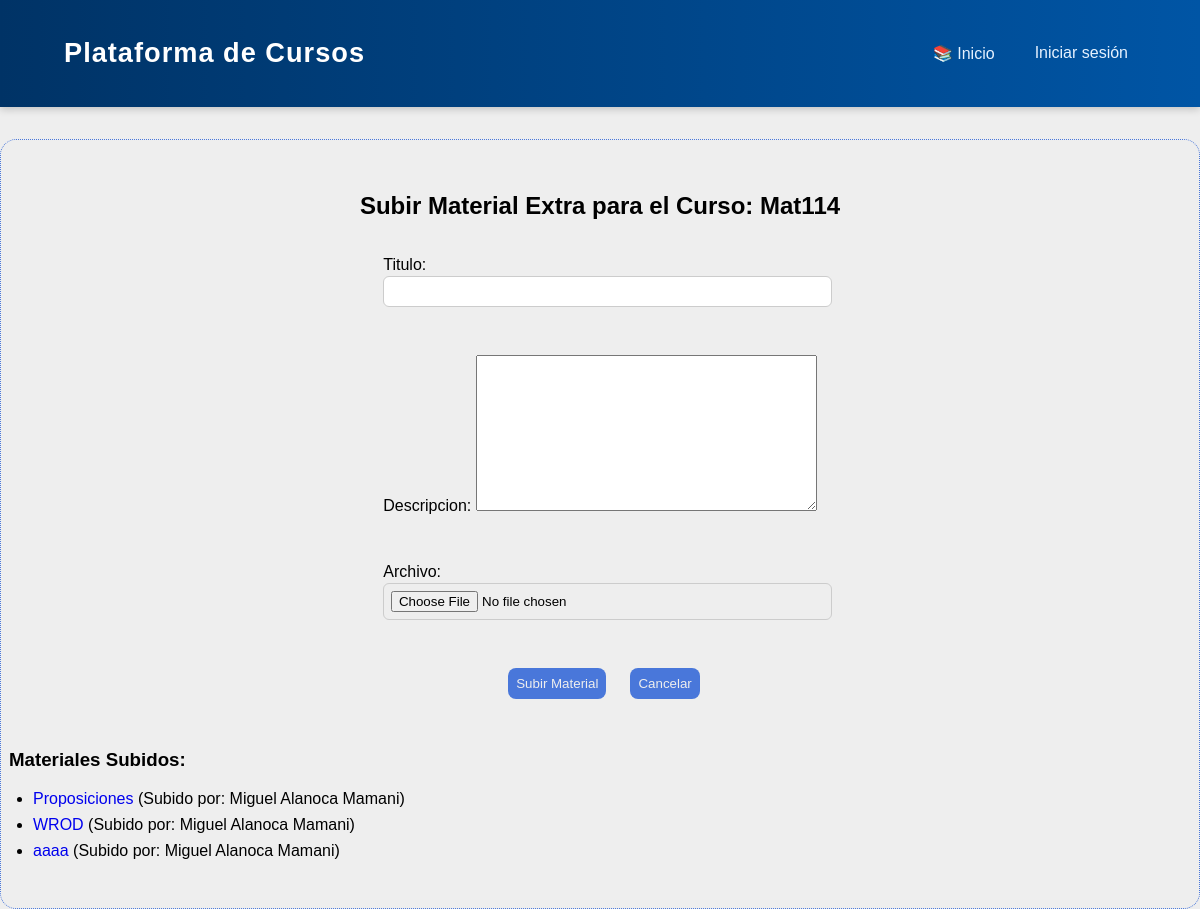
Page /curso/1/subir_material_extra/ on the earlier database version.
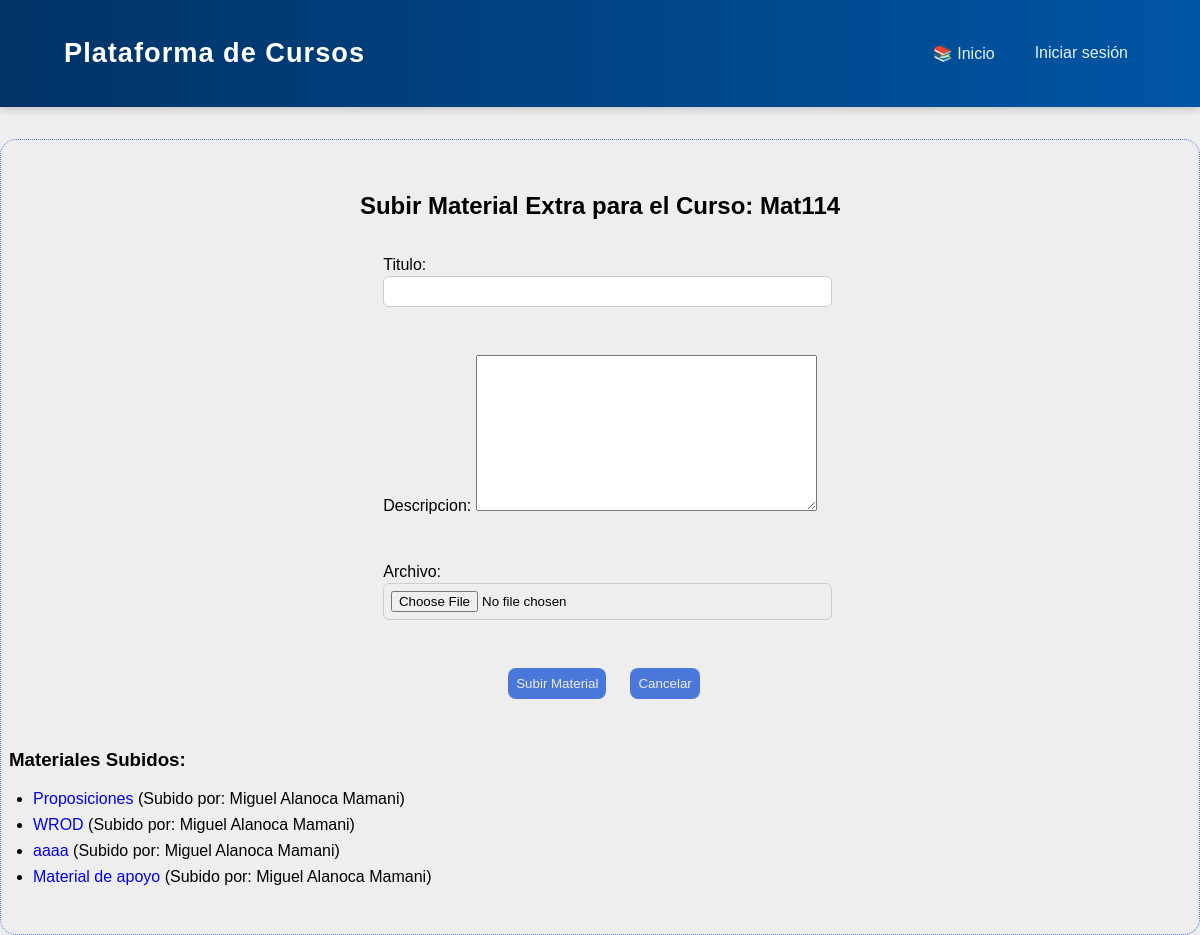
Same page on the later database version.
### cursos/models.py (models this page shows, shortened)
class MaterialExtra(models.Model):
    profesor = models.ForeignKey(Profesor, on_delete=models.CASCADE)
    curso = models.ForeignKey(Curso, on_delete=models.CASCADE)
    titulo = models.CharField(max_length=100)
    descripcion = models.TextField(blank=True)
    archivo = models.FileField(upload_to='materiales/')
    fecha_subida = models.DateTimeField(auto_now_add=True)

class Profesor(models.Model):
    user = models.OneToOneField(User, on_delete=models.CASCADE) #Relacion de usuario para que el maestro tenga una sesion igual al estudiante
    nombre = models.CharField(max_length=100)
    email = models.EmailField(unique=True)
    especialidad = models.CharField(max_length=100)

### cursos/views.py (the view)
# urls.py: path('curso/<int:curso_id>/subir_material_extra/', views.subir_material_extra, name='subir_material_extra'),
def subir_material_extra(request, curso_id):
    curso = get_object_or_404(Curso, id=curso_id)
    if request.method == 'POST':
        form = MaterialExtraForm(request.POST, request.FILES)
        if form.is_valid():
            material = form.save(commit=False)
            material.curso = curso
            material.profesor = Profesor.objects.get(user=request.user)
            material.save()
            Recurso.objects.create(
                titulo=material.titulo,
                descripcion=material.descripcion,
                tipo_archivo="Archivo",
                enlace=material.archivo.url,
                curso=curso
            )
            return redirect('subir_material_extra', curso_id=curso.id)
    else:
        form = MaterialExtraForm()
    material_extra = MaterialExtra.objects.filter(curso=curso)
    return render(request, 'cursos/subir_material_extra.html', {
        'curso': curso,
        'form': form,
        'material_extra': material_extra,
    })

### cursos/forms.py
class MaterialExtraForm(forms.ModelForm):
    class Meta:
        model = MaterialExtra
        fields = ('titulo', 'descripcion', 'archivo')

### cursos/templates/cursos/subir_material_extra.html (shortened to what this page needs)
{% extends 'cursos/base.html' %}
{% block content %}
<h2 class="centrado">Subir Material Extra para el Curso: {{ curso.titulo }}</h2>
<form method="post" enctype="multipart/form-data">
    {{ form.as_p }}
    <div class="btn-container">
        <button type="submit">Subir Material</button>
        <a href="{% url 'detalle_curso' curso.id %}"><button type="button">Cancelar</button></a>
    </div>
</form>
<div class="material-extra">
{% if material_extra %}
    <h3>Materiales Subidos:</h3>
    <ul>
        {% for material in material_extra %}
            <li>
                <a href="{{ material.archivo.url }}">{{ material.titulo }}</a>
                (Subido por: {{ material.profesor.nombre }})
            </li>
        {% endfor %}
    </ul>
{% else %}
    <p>No hay material extra disponible para este curso.</p>
{% endif %}
</div>
{% endblock %}

Differences in the rows shown:
added MaterialExtra: titulo "Material de apoyo", profesor.nombre "Miguel Alanoca Mamani"
